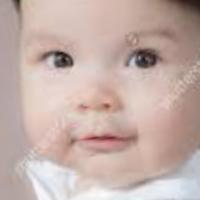
#> input picture Project/Project/UTKFace/1_0_0_20161219140627985.jpg.chip.jpg, 200 x 200 px, found by its file name; its folder holds only this picture in this run
$ jupyter execute --allow-errors svm_test.ipynb   (older library calls are emulated)
#> lines starting #> are read from the running program, lines starting #| are printed output that depends on the picture
[cell 1]
#!pip install opencv-python

[cell 2]
import numpy as np
import pandas as pd
import os
import cv2
from sklearn.decomposition import PCA
from sklearn.svm import SVC
from skimage.feature import hog
import matplotlib.pyplot as plt
from sklearn.model_selection import train_test_split
from sklearn.svm import SVC

## Data

[cell 3]
path = "data/UTKFace/"
files = os.listdir(path)
size = len(files)
print("Total samples:",size)
print(files[0])

## Extraction and PreProcessing

[cell 4]
images = []
ages = []
genders = []
counter = 0
for file in files:
    if counter == 5000:
        break
    image = cv2.imread(path+file,0)
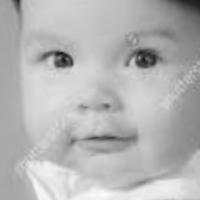
#> image: shape (200, 200); min 16, max 252, mean 180.8
    image = cv2.resize(image,dsize=(64,64))
#> image: shape (64, 64)
    image = image.reshape((image.shape[0],image.shape[1],1))
    images.append(image)
    split_var = file.split('_')
    ages.append(split_var[0])
    genders.append(int(split_var[1]))
    counter += 1

[cell 5]
"""images = []
ages = []
genders = []
for file in files:
    image = cv2.imread(path+file,0)
    image = cv2.resize(image,dsize=(64,64)) # resize each image to a 64x64 size
    image = image.reshape((image.shape[0],image.shape[1],1))
    #image = cv2.cvtColor(image, cv2.COLOR_GRAY2BGR) #This produces a 3-channel grayscale image that can be used for feature extraction.
    images.append(image)
    split_var = file.split('_')
    ages.append(split_var[0])
    genders.append(int(split_var[1]) )"""

- The code is reshaping the image to add an additional dimension of size 1 because the later processing steps may expect a 4-dimensional input of shape (num_samples, width, height, channels).
- The reason for converting the image to a 3-channel BGR image is that some feature extraction algorithms, such as the HOG (Histogram of Oriented Gradients) algorithm, require a 3-channel input. The HOG algorithm calculates gradients and orientation maps from the input image and uses them to construct a feature vector that describes the texture and shape of the image.

[cell 6]
x_ages = list(set(ages))
y_ages = [ages.count(i) for i in x_ages]
plt.bar(x_ages,y_ages)
plt.show()
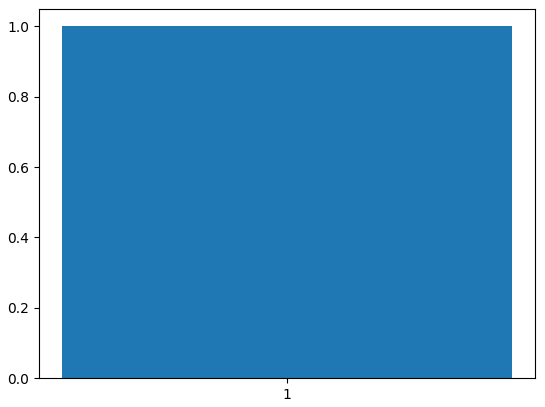
#> figure drawn by matplotlib, 1 panel
print("Max value:",max(ages))

[cell 7]
def display(img):
    plt.imshow(img[:,:,0])
    plt.set_cmap('gray')
    plt.show()
idx = 500
#> (the rest of this cell did not finish here and is left out)

## Feature extraction and Normalization

- Sure! This code extracts Histogram of Oriented Gradients (HOG) features from a list of preprocessed images, normalizes the features to have zero mean and unit variance, and stores them in a NumPy array called hog_features_norm

[cell 8]
# Extract HOG features from the images
hog_features = []
for img in images:
    hog_feature = hog(img, orientations=9, pixels_per_cell=(8, 8),
                    cells_per_block=(2, 2), transform_sqrt=True, feature_vector=True, multichannel=True, channel_axis=2)
    hog_features.append(hog_feature)
#> this loop made 1 pass
#> after the loop, hog_features = 1 item
hog_features = np.array(hog_features)

# Normalize the features to have zero mean and unit variance
mean = np.mean(hog_features, axis=0)
#> mean = 1764 values, max 0.401 at index 93, min 0 at index 50, mean 0.127
std = np.std(hog_features, axis=0)
#> std = 1764 values from 0 to 0
hog_features_norm = (hog_features - mean) / std

$ run again, on Project/Project/UTKFace/1_0_0_20170109193820009.jpg.chip.jpg
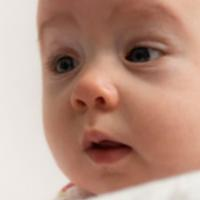
#> input picture Project/Project/UTKFace/1_0_0_20170109193820009.jpg.chip.jpg, 200 x 200 px, found by its file name
#> `image = cv2.imread(path+file,0)`:
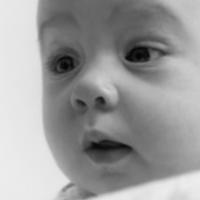
#> image: shape (200, 200); min 3, max 237, mean 155.7
#> the loop `for img in images:` made 1 pass
#> after the loop `for img in images:`: hog_features = 1 item
#> mean = 1764 values, max 0.656 at index 1276, min 0 at index 5, mean 0.116
#> std = 1764 values from 0 to 0

$ run again, on Project/Project/UTKFace/1_0_0_20170110212652648.jpg.chip.jpg
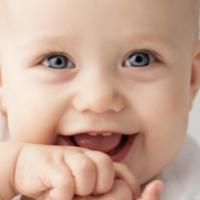
#> input picture Project/Project/UTKFace/1_0_0_20170110212652648.jpg.chip.jpg, 200 x 200 px, found by its file name
#> `image = cv2.imread(path+file,0)`:
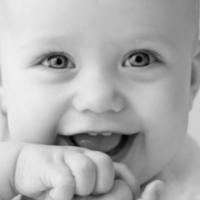
#> image: shape (200, 200); min 0, max 241, mean 174.5
#> `image = cv2.resize(image,dsize=(64,64))`:
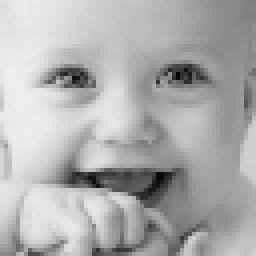
#> image: shape (64, 64) (shown 4 times larger); min 2, max 240, mean 174.4
#> the loop `for img in images:` made 1 pass
#> after the loop `for img in images:`: hog_features = 1 item
#> mean = 1764 values, max 0.41 at index 153, min 0 at index 2, mean 0.127
#> std = 1764 values from 0 to 0

$ run again, on Project/Project/UTKFace/1_0_0_20170110213005631.jpg.chip.jpg
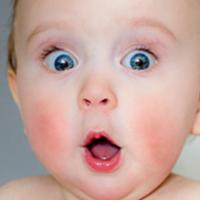
#> input picture Project/Project/UTKFace/1_0_0_20170110213005631.jpg.chip.jpg, 200 x 200 px, found by its file name
#> `image = cv2.imread(path+file,0)`:
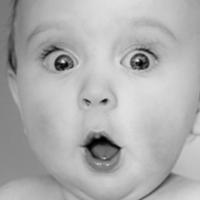
#> image: shape (200, 200); min 0, max 235, mean 174.2
#> `image = cv2.resize(image,dsize=(64,64))`:
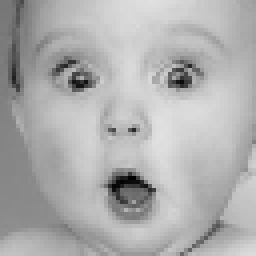
#> image: shape (64, 64) (shown 4 times larger); min 1, max 225, mean 174.2
#> the loop `for img in images:` made 1 pass
#> after the loop `for img in images:`: hog_features = 1 item
#> mean = 1764 values, max 0.417 at index 1748, min 0 at index 5, mean 0.125
#> std = 1764 values from 0 to 0

$ run again, on Project/Project/UTKFace/1_0_0_20161219205230805.jpg.chip.jpg
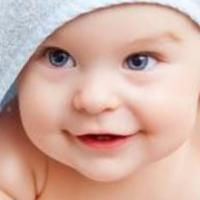
#> input picture Project/Project/UTKFace/1_0_0_20161219205230805.jpg.chip.jpg, 200 x 200 px, found by its file name
#> `image = cv2.imread(path+file,0)`:
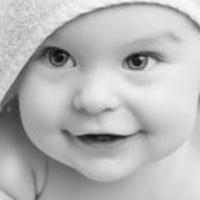
#> image: shape (200, 200); min 10, max 249, mean 183.5
#> `image = cv2.resize(image,dsize=(64,64))`:
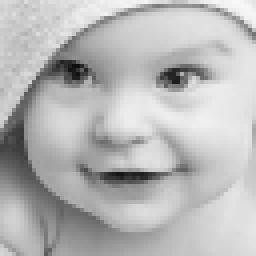
#> image: shape (64, 64) (shown 4 times larger); min 13, max 248, mean 183.4
#> the loop `for img in images:` made 1 pass
#> after the loop `for img in images:`: hog_features = 1 item
#> mean = 1764 values, max 0.41 at index 28, min 0 at index 89, mean 0.121
#> std = 1764 values from 0 to 0
